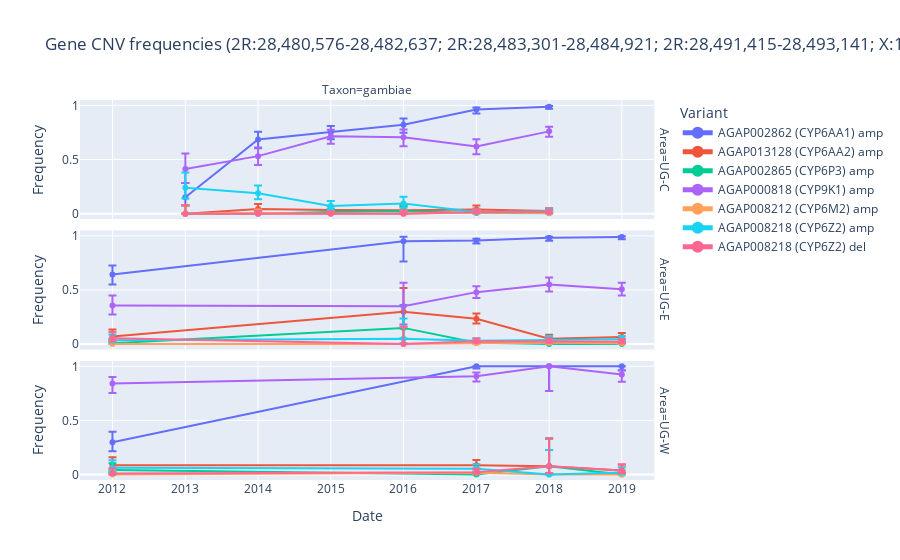

Notebook code for this chart:
### Code cell
# Plot frequency time series.
ag3.plot_frequencies_time_series(
    ds_cyp_cnv_frq,
    height=900,  # need enough height for three sub-plots
)

### Figure 1 — Plotly figure (JSON) as saved in the notebook; plotly's stock layout.template omitted (floating-point values rounded to 4 significant figures)
{"data": [{"customdata": [["2013", "UG-C", "gambiae", 46, "AGAP002862 (CYP6AA1) amp"], ["2014", "UG-C", "gambiae", 143, "AGAP002862 (CYP6AA1) amp"], ["2015", "UG-C", "gambiae", 183, "AGAP002862 (CYP6AA1) amp"], ["2016", "UG-C", "gambiae", 129, "AGAP002862 (CYP6AA1) amp"], ["2017", "UG-C", "gambiae", 187, "AGAP002862 (CYP6AA1) amp"], ["2018", "UG-C", "gambiae", 317, "AGAP002862 (CYP6AA1) amp"]], "error_y": {"array": [0.1301, 0.07042, 0.05674, 0.05645, 0.01918, 0.007701], "arrayminus": [0.07645, 0.08012, 0.06719, 0.07505, 0.03781, 0.01937]}, "hovertemplate": "<b>%{hovertext}</b><br><br>Area=%{customdata[1]}<br>Taxon=%{customdata[2]}<br>Frequency=%{y:.0%}<br>Period=%{customdata[0]}<br>Sample size=%{customdata[3]}<extra></extra>", "hovertext": ["AGAP002862 (CYP6AA1) amp", "AGAP002862 (CYP6AA1) amp", "AGAP002862 (CYP6AA1) amp", "AGAP002862 (CYP6AA1) amp", "AGAP002862 (CYP6AA1) amp", "AGAP002862 (CYP6AA1) amp"], "legendgroup": "AGAP002862 (CYP6AA1) amp", "line": {"color": "#636efa", "dash": "solid"}, "marker": {"symbol": "circle"}, "mode": "lines+markers", "name": "AGAP002862 (CYP6AA1) amp", "orientation": "v", "showlegend": true, "type": "scatter", "x": ["2013-01-01T00:00:00", "2014-01-01T00:00:00", "2015-01-01T00:00:00", "2016-01-01T00:00:00", "2017-01-01T00:00:00", "2018-01-01T00:00:00"], "xaxis": "x3", "y": [0.1522, 0.6853, 0.7541, 0.8217, 0.9626, 0.9874], "yaxis": "y3"}, {"customdata": [["2012", "UG-E", "gambiae", 112, "AGAP002862 (CYP6AA1) amp"], ["2016", "UG-E", "gambiae", 20, "AGAP002862 (CYP6AA1) amp"], ["2017", "UG-E", "gambiae", 329, "AGAP002862 (CYP6AA1) amp"], ["2018", "UG-E", "gambiae", 223, "AGAP002862 (CYP6AA1) amp"], ["2019", "UG-E", "gambiae", 272, "AGAP002862 (CYP6AA1) amp"]], "error_y": {"array": [0.08265, 0.04112, 0.01704, 0.01094, 0.007271], "arrayminus": [0.09212, 0.1861, 0.0276, 0.02727, 0.02089]}, "hovertemplate": "<b>%{hovertext}</b><br><br>Area=%{customdata[1]}<br>Taxon=%{customdata[2]}<br>Frequency=%{y:.0%}<br>Period=%{customdata[0]}<br>Sample size=%{customdata[3]}<extra></extra>", "hovertext": ["AGAP002862 (CYP6AA1) amp", "AGAP002862 (CYP6AA1) amp", "AGAP002862 (CYP6AA1) amp", "AGAP002862 (CYP6AA1) amp", "AGAP002862 (CYP6AA1) amp"], "legendgroup": "AGAP002862 (CYP6AA1) amp", "line": {"color": "#636efa", "dash": "solid"}, "marker": {"symbol": "circle"}, "mode": "lines+markers", "name": "AGAP002862 (CYP6AA1) amp", "orientation": "v", "showlegend": false, "type": "scatter", "x": ["2012-01-01T00:00:00", "2016-01-01T00:00:00", "2017-01-01T00:00:00", "2018-01-01T00:00:00", "2019-01-01T00:00:00"], "xaxis": "x2", "y": [0.6429, 0.95, 0.9574, 0.9821, 0.989], "yaxis": "y2"}, {"customdata": [["2012", "UG-W", "gambiae", 94, "AGAP002862 (CYP6AA1) amp"], ["2017", "UG-W", "gambiae", 188, "AGAP002862 (CYP6AA1) amp"], ["2018", "UG-W", "gambiae", 13, "AGAP002862 (CYP6AA1) amp"], ["2019", "UG-W", "gambiae", 105, "AGAP002862 (CYP6AA1) amp"]], "error_y": {"array": [0.0989, 0, 0, 0], "arrayminus": [0.08303, 0.02002, 0.2281, 0.03529]}, "hovertemplate": "<b>%{hovertext}</b><br><br>Area=%{customdata[1]}<br>Taxon=%{customdata[2]}<br>Frequency=%{y:.0%}<br>Period=%{customdata[0]}<br>Sample size=%{customdata[3]}<extra></extra>", "hovertext": ["AGAP002862 (CYP6AA1) amp", "AGAP002862 (CYP6AA1) amp", "AGAP002862 (CYP6AA1) amp", "AGAP002862 (CYP6AA1) amp"], "legendgroup": "AGAP002862 (CYP6AA1) amp", "line": {"color": "#636efa", "dash": "solid"}, "marker": {"symbol": "circle"}, "mode": "lines+markers", "name": "AGAP002862 (CYP6AA1) amp", "orientation": "v", "showlegend": false, "type": "scatter", "x": ["2012-01-01T00:00:00", "2017-01-01T00:00:00", "2018-01-01T00:00:00", "2019-01-01T00:00:00"], "xaxis": "x", "y": [0.2979, 1, 1, 1], "yaxis": "y"}, {"customdata": [["2013", "UG-C", "gambiae", 46, "AGAP013128 (CYP6AA2) amp"], ["2014", "UG-C", "gambiae", 143, "AGAP013128 (CYP6AA2) amp"], ["2015", "UG-C", "gambiae", 183, "AGAP013128 (CYP6AA2) amp"], ["2016", "UG-C", "gambiae", 129, "AGAP013128 (CYP6AA2) amp"], ["2017", "UG-C", "gambiae", 187, "AGAP013128 (CYP6AA2) amp"], ["2018", "UG-C", "gambiae", 317, "AGAP013128 (CYP6AA2) amp"]], "error_y": {"array": [0.07707, 0.04655, 0.03689, 0.04601, 0.03781, 0.02376], "arrayminus": [0, 0.02259, 0.01768, 0.01888, 0.01918, 0.01239]}, "hovertemplate": "<b>%{hovertext}</b><br><br>Area=%{customdata[1]}<br>Taxon=%{customdata[2]}<br>Frequency=%{y:.0%}<br>Period=%{customdata[0]}<br>Sample size=%{customdata[3]}<extra></extra>", "hovertext": ["AGAP013128 (CYP6AA2) amp", "AGAP013128 (CYP6AA2) amp", "AGAP013128 (CYP6AA2) amp", "AGAP013128 (CYP6AA2) amp", "AGAP013128 (CYP6AA2) amp", "AGAP013128 (CYP6AA2) amp"], "legendgroup": "AGAP013128 (CYP6AA2) amp", "line": {"color": "#EF553B", "dash": "solid"}, "marker": {"symbol": "circle"}, "mode": "lines+markers", "name": "AGAP013128 (CYP6AA2) amp", "orientation": "v", "showlegend": true, "type": "scatter", "x": ["2013-01-01T00:00:00", "2014-01-01T00:00:00", "2015-01-01T00:00:00", "2016-01-01T00:00:00", "2017-01-01T00:00:00", "2018-01-01T00:00:00"], "xaxis": "x3", "y": [0, 0.04196, 0.03279, 0.03101, 0.03743, 0.02524], "yaxis": "y3"}, {"customdata": [["2012", "UG-E", "gambiae", 112, "AGAP013128 (CYP6AA2) amp"], ["2016", "UG-E", "gambiae", 20, "AGAP013128 (CYP6AA2) amp"], ["2017", "UG-E", "gambiae", 329, "AGAP013128 (CYP6AA2) amp"], ["2018", "UG-E", "gambiae", 223, "AGAP013128 (CYP6AA2) amp"], ["2019", "UG-E", "gambiae", 272, "AGAP013128 (CYP6AA2) amp"]], "error_y": {"array": [0.06322, 0.219, 0.04866, 0.03683, 0.03599], "arrayminus": [0.03479, 0.1545, 0.04252, 0.02156, 0.02391]}, "hovertemplate": "<b>%{hovertext}</b><br><br>Area=%{customdata[1]}<br>Taxon=%{customdata[2]}<br>Frequency=%{y:.0%}<br>Period=%{customdata[0]}<br>Sample size=%{customdata[3]}<extra></extra>", "hovertext": ["AGAP013128 (CYP6AA2) amp", "AGAP013128 (CYP6AA2) amp", "AGAP013128 (CYP6AA2) amp", "AGAP013128 (CYP6AA2) amp", "AGAP013128 (CYP6AA2) amp"], "legendgroup": "AGAP013128 (CYP6AA2) amp", "line": {"color": "#EF553B", "dash": "solid"}, "marker": {"symbol": "circle"}, "mode": "lines+markers", "name": "AGAP013128 (CYP6AA2) amp", "orientation": "v", "showlegend": false, "type": "scatter", "x": ["2012-01-01T00:00:00", "2016-01-01T00:00:00", "2017-01-01T00:00:00", "2018-01-01T00:00:00", "2019-01-01T00:00:00"], "xaxis": "x2", "y": [0.07143, 0.3, 0.234, 0.04933, 0.06618], "yaxis": "y2"}, {"customdata": [["2012", "UG-W", "gambiae", 94, "AGAP013128 (CYP6AA2) amp"], ["2017", "UG-W", "gambiae", 188, "AGAP013128 (CYP6AA2) amp"], ["2018", "UG-W", "gambiae", 13, "AGAP013128 (CYP6AA2) amp"], ["2019", "UG-W", "gambiae", 105, "AGAP013128 (CYP6AA2) amp"]], "error_y": {"array": [0.07393, 0.04866, 0.2562, 0.05579], "arrayminus": [0.04135, 0.03204, 0.06321, 0.02318]}, "hovertemplate": "<b>%{hovertext}</b><br><br>Area=%{customdata[1]}<br>Taxon=%{customdata[2]}<br>Frequency=%{y:.0%}<br>Period=%{customdata[0]}<br>Sample size=%{customdata[3]}<extra></extra>", "hovertext": ["AGAP013128 (CYP6AA2) amp", "AGAP013128 (CYP6AA2) amp", "AGAP013128 (CYP6AA2) amp", "AGAP013128 (CYP6AA2) amp"], "legendgroup": "AGAP013128 (CYP6AA2) amp", "line": {"color": "#EF553B", "dash": "solid"}, "marker": {"symbol": "circle"}, "mode": "lines+markers", "name": "AGAP013128 (CYP6AA2) amp", "orientation": "v", "showlegend": false, "type": "scatter", "x": ["2012-01-01T00:00:00", "2017-01-01T00:00:00", "2018-01-01T00:00:00", "2019-01-01T00:00:00"], "xaxis": "x", "y": [0.08511, 0.08511, 0.07692, 0.0381], "yaxis": "y"}, {"customdata": [["2013", "UG-C", "gambiae", 46, "AGAP002865 (CYP6P3) amp"], ["2014", "UG-C", "gambiae", 143, "AGAP002865 (CYP6P3) amp"], ["2015", "UG-C", "gambiae", 183, "AGAP002865 (CYP6P3) amp"], ["2016", "UG-C", "gambiae", 129, "AGAP002865 (CYP6P3) amp"], ["2017", "UG-C", "gambiae", 187, "AGAP002865 (CYP6P3) amp"], ["2018", "UG-C", "gambiae", 317, "AGAP002865 (CYP6P3) amp"]], "error_y": {"array": [0.07707, 0.02616, 0.03069, 0.04289, 0.02432, 0.0145], "arrayminus": [0, 0, 0.0108, 0.01532, 0.004403, 0.002597]}, "hovertemplate": "<b>%{hovertext}</b><br><br>Area=%{customdata[1]}<br>Taxon=%{customdata[2]}<br>Frequency=%{y:.0%}<br>Period=%{customdata[0]}<br>Sample size=%{customdata[3]}<extra></extra>", "hovertext": ["AGAP002865 (CYP6P3) amp", "AGAP002865 (CYP6P3) amp", "AGAP002865 (CYP6P3) amp", "AGAP002865 (CYP6P3) amp", "AGAP002865 (CYP6P3) amp", "AGAP002865 (CYP6P3) amp"], "legendgroup": "AGAP002865 (CYP6P3) amp", "line": {"color": "#00cc96", "dash": "solid"}, "marker": {"symbol": "circle"}, "mode": "lines+markers", "name": "AGAP002865 (CYP6P3) amp", "orientation": "v", "showlegend": true, "type": "scatter", "x": ["2013-01-01T00:00:00", "2014-01-01T00:00:00", "2015-01-01T00:00:00", "2016-01-01T00:00:00", "2017-01-01T00:00:00", "2018-01-01T00:00:00"], "xaxis": "x3", "y": [0, 0, 0.01639, 0.02326, 0.005348, 0.003155], "yaxis": "y3"}, {"customdata": [["2012", "UG-E", "gambiae", 112, "AGAP002865 (CYP6P3) amp"], ["2016", "UG-E", "gambiae", 20, "AGAP002865 (CYP6P3) amp"], ["2017", "UG-E", "gambiae", 329, "AGAP002865 (CYP6P3) amp"], ["2018", "UG-E", "gambiae", 223, "AGAP002865 (CYP6P3) amp"], ["2019", "UG-E", "gambiae", 272, "AGAP002865 (CYP6P3) amp"]], "error_y": {"array": [0.03992, 0.2104, 0.01868, 0.01693, 0.01393], "arrayminus": [0.007351, 0.09763, 0.00742, 0, 0]}, "hovertemplate": "<b>%{hovertext}</b><br><br>Area=%{customdata[1]}<br>Taxon=%{customdata[2]}<br>Frequency=%{y:.0%}<br>Period=%{customdata[0]}<br>Sample size=%{customdata[3]}<extra></extra>", "hovertext": ["AGAP002865 (CYP6P3) amp", "AGAP002865 (CYP6P3) amp", "AGAP002865 (CYP6P3) amp", "AGAP002865 (CYP6P3) amp", "AGAP002865 (CYP6P3) amp"], "legendgroup": "AGAP002865 (CYP6P3) amp", "line": {"color": "#00cc96", "dash": "solid"}, "marker": {"symbol": "circle"}, "mode": "lines+markers", "name": "AGAP002865 (CYP6P3) amp", "orientation": "v", "showlegend": false, "type": "scatter", "x": ["2012-01-01T00:00:00", "2016-01-01T00:00:00", "2017-01-01T00:00:00", "2018-01-01T00:00:00", "2019-01-01T00:00:00"], "xaxis": "x2", "y": [0.008929, 0.15, 0.01216, 0, 0], "yaxis": "y2"}, {"customdata": [["2012", "UG-W", "gambiae", 94, "AGAP002865 (CYP6P3) amp"], ["2017", "UG-W", "gambiae", 188, "AGAP002865 (CYP6P3) amp"], ["2018", "UG-W", "gambiae", 13, "AGAP002865 (CYP6P3) amp"], ["2019", "UG-W", "gambiae", 105, "AGAP002865 (CYP6P3) amp"]], "error_y": {"array": [0.0618, 0.02002, 0.2562, 0.03529], "arrayminus": [0.02588, 0, 0.06321, 0]}, "hovertemplate": "<b>%{hovertext}</b><br><br>Area=%{customdata[1]}<br>Taxon=%{customdata[2]}<br>Frequency=%{y:.0%}<br>Period=%{customdata[0]}<br>Sample size=%{customdata[3]}<extra></extra>", "hovertext": ["AGAP002865 (CYP6P3) amp", "AGAP002865 (CYP6P3) amp", "AGAP002865 (CYP6P3) amp", "AGAP002865 (CYP6P3) amp"], "legendgroup": "AGAP002865 (CYP6P3) amp", "line": {"color": "#00cc96", "dash": "solid"}, "marker": {"symbol": "circle"}, "mode": "lines+markers", "name": "AGAP002865 (CYP6P3) amp", "orientation": "v", "showlegend": false, "type": "scatter", "x": ["2012-01-01T00:00:00", "2017-01-01T00:00:00", "2018-01-01T00:00:00", "2019-01-01T00:00:00"], "xaxis": "x", "y": [0.04255, 0, 0.07692, 0], "yaxis": "y"}, {"customdata": [["2013", "UG-C", "gambiae", 46, "AGAP000818 (CYP9K1) amp"], ["2014", "UG-C", "gambiae", 143, "AGAP000818 (CYP9K1) amp"], ["2015", "UG-C", "gambiae", 183, "AGAP000818 (CYP9K1) amp"], ["2016", "UG-C", "gambiae", 129, "AGAP000818 (CYP9K1) amp"], ["2017", "UG-C", "gambiae", 187, "AGAP000818 (CYP9K1) amp"], ["2018", "UG-C", "gambiae", 317, "AGAP000818 (CYP9K1) amp"]], "error_y": {"array": [0.1436, 0.07989, 0.06038, 0.07181, 0.06647, 0.0437], "arrayminus": [0.1302, 0.08154, 0.06926, 0.08369, 0.07132, 0.04994]}, "hovertemplate": "<b>%{hovertext}</b><br><br>Area=%{customdata[1]}<br>Taxon=%{customdata[2]}<br>Frequency=%{y:.0%}<br>Period=%{customdata[0]}<br>Sample size=%{customdata[3]}<extra></extra>", "hovertext": ["AGAP000818 (CYP9K1) amp", "AGAP000818 (CYP9K1) amp", "AGAP000818 (CYP9K1) amp", "AGAP000818 (CYP9K1) amp", "AGAP000818 (CYP9K1) amp", "AGAP000818 (CYP9K1) amp"], "legendgroup": "AGAP000818 (CYP9K1) amp", "line": {"color": "#ab63fa", "dash": "solid"}, "marker": {"symbol": "circle"}, "mode": "lines+markers", "name": "AGAP000818 (CYP9K1) amp", "orientation": "v", "showlegend": true, "type": "scatter", "x": ["2013-01-01T00:00:00", "2014-01-01T00:00:00", "2015-01-01T00:00:00", "2016-01-01T00:00:00", "2017-01-01T00:00:00", "2018-01-01T00:00:00"], "xaxis": "x3", "y": [0.413, 0.5315, 0.7158, 0.7054, 0.6203, 0.7603], "yaxis": "y3"}, {"customdata": [["2012", "UG-E", "gambiae", 112, "AGAP000818 (CYP9K1) amp"], ["2016", "UG-E", "gambiae", 20, "AGAP000818 (CYP9K1) amp"], ["2017", "UG-E", "gambiae", 329, "AGAP000818 (CYP9K1) amp"], ["2018", "UG-E", "gambiae", 223, "AGAP000818 (CYP9K1) amp"], ["2019", "UG-E", "gambiae", 272, "AGAP000818 (CYP9K1) amp"]], "error_y": {"array": [0.09212, 0.2171, 0.0539, 0.06385, 0.0589], "arrayminus": [0.08265, 0.1688, 0.05345, 0.0656, 0.0591]}, "hovertemplate": "<b>%{hovertext}</b><br><br>Area=%{customdata[1]}<br>Taxon=%{customdata[2]}<br>Frequency=%{y:.0%}<br>Period=%{customdata[0]}<br>Sample size=%{customdata[3]}<extra></extra>", "hovertext": ["AGAP000818 (CYP9K1) amp", "AGAP000818 (CYP9K1) amp", "AGAP000818 (CYP9K1) amp", "AGAP000818 (CYP9K1) amp", "AGAP000818 (CYP9K1) amp"], "legendgroup": "AGAP000818 (CYP9K1) amp", "line": {"color": "#ab63fa", "dash": "solid"}, "marker": {"symbol": "circle"}, "mode": "lines+markers", "name": "AGAP000818 (CYP9K1) amp", "orientation": "v", "showlegend": false, "type": "scatter", "x": ["2012-01-01T00:00:00", "2016-01-01T00:00:00", "2017-01-01T00:00:00", "2018-01-01T00:00:00", "2019-01-01T00:00:00"], "xaxis": "x2", "y": [0.3571, 0.35, 0.4802, 0.5516, 0.5074], "yaxis": "y2"}, {"customdata": [["2012", "UG-W", "gambiae", 94, "AGAP000818 (CYP9K1) amp"], ["2017", "UG-W", "gambiae", 188, "AGAP000818 (CYP9K1) amp"], ["2018", "UG-W", "gambiae", 13, "AGAP000818 (CYP9K1) amp"], ["2019", "UG-W", "gambiae", 105, "AGAP000818 (CYP9K1) amp"]], "error_y": {"array": [0.06042, 0.0332, 0, 0.03708], "arrayminus": [0.08715, 0.0496, 0.2281, 0.067]}, "hovertemplate": "<b>%{hovertext}</b><br><br>Area=%{customdata[1]}<br>Taxon=%{customdata[2]}<br>Frequency=%{y:.0%}<br>Period=%{customdata[0]}<br>Sample size=%{customdata[3]}<extra></extra>", "hovertext": ["AGAP000818 (CYP9K1) amp", "AGAP000818 (CYP9K1) amp", "AGAP000818 (CYP9K1) amp", "AGAP000818 (CYP9K1) amp"], "legendgroup": "AGAP000818 (CYP9K1) amp", "line": {"color": "#ab63fa", "dash": "solid"}, "marker": {"symbol": "circle"}, "mode": "lines+markers", "name": "AGAP000818 (CYP9K1) amp", "orientation": "v", "showlegend": false, "type": "scatter", "x": ["2012-01-01T00:00:00", "2017-01-01T00:00:00", "2018-01-01T00:00:00", "2019-01-01T00:00:00"], "xaxis": "x", "y": [0.8404, 0.9096, 1, 0.9238], "yaxis": "y"}, {"customdata": [["2013", "UG-C", "gambiae", 46, "AGAP008212 (CYP6M2) amp"], ["2014", "UG-C", "gambiae", 143, "AGAP008212 (CYP6M2) amp"], ["2015", "UG-C", "gambiae", 183, "AGAP008212 (CYP6M2) amp"], ["2016", "UG-C", "gambiae", 129, "AGAP008212 (CYP6M2) amp"], ["2017", "UG-C", "gambiae", 187, "AGAP008212 (CYP6M2) amp"], ["2018", "UG-C", "gambiae", 317, "AGAP008212 (CYP6M2) amp"]], "error_y": {"array": [0.07707, 0.03155, 0.02056, 0.02892, 0.02746, 0.0164], "arrayminus": [0, 0.005758, 0, 0, 0.007757, 0.004577]}, "hovertemplate": "<b>%{hovertext}</b><br><br>Area=%{customdata[1]}<br>Taxon=%{customdata[2]}<br>Frequency=%{y:.0%}<br>Period=%{customdata[0]}<br>Sample size=%{customdata[3]}<extra></extra>", "hovertext": ["AGAP008212 (CYP6M2) amp", "AGAP008212 (CYP6M2) amp", "AGAP008212 (CYP6M2) amp", "AGAP008212 (CYP6M2) amp", "AGAP008212 (CYP6M2) amp", "AGAP008212 (CYP6M2) amp"], "legendgroup": "AGAP008212 (CYP6M2) amp", "line": {"color": "#FFA15A", "dash": "solid"}, "marker": {"symbol": "circle"}, "mode": "lines+markers", "name": "AGAP008212 (CYP6M2) amp", "orientation": "v", "showlegend": true, "type": "scatter", "x": ["2013-01-01T00:00:00", "2014-01-01T00:00:00", "2015-01-01T00:00:00", "2016-01-01T00:00:00", "2017-01-01T00:00:00", "2018-01-01T00:00:00"], "xaxis": "x3", "y": [0, 0.006993, 0, 0, 0.0107, 0.006309], "yaxis": "y3"}, {"customdata": [["2012", "UG-E", "gambiae", 112, "AGAP008212 (CYP6M2) amp"], ["2016", "UG-E", "gambiae", 20, "AGAP008212 (CYP6M2) amp"], ["2017", "UG-E", "gambiae", 329, "AGAP008212 (CYP6M2) amp"], ["2018", "UG-E", "gambiae", 223, "AGAP008212 (CYP6M2) amp"], ["2019", "UG-E", "gambiae", 272, "AGAP008212 (CYP6M2) amp"]], "error_y": {"array": [0.03316, 0.1611, 0.01734, 0.02535, 0.01906], "arrayminus": [-3.469e-18, 0, 0.006013, 0.008867, 0.005334]}, "hovertemplate": "<b>%{hovertext}</b><br><br>Area=%{customdata[1]}<br>Taxon=%{customdata[2]}<br>Frequency=%{y:.0%}<br>Period=%{customdata[0]}<br>Sample size=%{customdata[3]}<extra></extra>", "hovertext": ["AGAP008212 (CYP6M2) amp", "AGAP008212 (CYP6M2) amp", "AGAP008212 (CYP6M2) amp", "AGAP008212 (CYP6M2) amp", "AGAP008212 (CYP6M2) amp"], "legendgroup": "AGAP008212 (CYP6M2) amp", "line": {"color": "#FFA15A", "dash": "solid"}, "marker": {"symbol": "circle"}, "mode": "lines+markers", "name": "AGAP008212 (CYP6M2) amp", "orientation": "v", "showlegend": false, "type": "scatter", "x": ["2012-01-01T00:00:00", "2016-01-01T00:00:00", "2017-01-01T00:00:00", "2018-01-01T00:00:00", "2019-01-01T00:00:00"], "xaxis": "x2", "y": [0, 0, 0.009119, 0.01345, 0.007353], "yaxis": "y2"}, {"customdata": [["2012", "UG-W", "gambiae", 94, "AGAP008212 (CYP6M2) amp"], ["2017", "UG-W", "gambiae", 188, "AGAP008212 (CYP6M2) amp"], ["2018", "UG-W", "gambiae", 13, "AGAP008212 (CYP6M2) amp"], ["2019", "UG-W", "gambiae", 105, "AGAP008212 (CYP6M2) amp"]], "error_y": {"array": [0.03926, 0.0299, 0.2281, 0.03529], "arrayminus": [0, 0.01052, 0, 0]}, "hovertemplate": "<b>%{hovertext}</b><br><br>Area=%{customdata[1]}<br>Taxon=%{customdata[2]}<br>Frequency=%{y:.0%}<br>Period=%{customdata[0]}<br>Sample size=%{customdata[3]}<extra></extra>", "hovertext": ["AGAP008212 (CYP6M2) amp", "AGAP008212 (CYP6M2) amp", "AGAP008212 (CYP6M2) amp", "AGAP008212 (CYP6M2) amp"], "legendgroup": "AGAP008212 (CYP6M2) amp", "line": {"color": "#FFA15A", "dash": "solid"}, "marker": {"symbol": "circle"}, "mode": "lines+markers", "name": "AGAP008212 (CYP6M2) amp", "orientation": "v", "showlegend": false, "type": "scatter", "x": ["2012-01-01T00:00:00", "2017-01-01T00:00:00", "2018-01-01T00:00:00", "2019-01-01T00:00:00"], "xaxis": "x", "y": [0, 0.01596, 0, 0], "yaxis": "y"}, {"customdata": [["2013", "UG-C", "gambiae", 46, "AGAP008218 (CYP6Z2) amp"], ["2014", "UG-C", "gambiae", 143, "AGAP008218 (CYP6Z2) amp"], ["2015", "UG-C", "gambiae", 183, "AGAP008218 (CYP6Z2) amp"], ["2016", "UG-C", "gambiae", 129, "AGAP008218 (CYP6Z2) amp"], ["2017", "UG-C", "gambiae", 187, "AGAP008218 (CYP6Z2) amp"], ["2018", "UG-C", "gambiae", 317, "AGAP008218 (CYP6Z2) amp"]], "error_y": {"array": [0.1402, 0.07196, 0.0467, 0.06255, 0.03006, 0.02279], "arrayminus": [0.1, 0.05568, 0.02906, 0.03901, 0.01057, 0.01135]}, "hovertemplate": "<b>%{hovertext}</b><br><br>Area=%{customdata[1]}<br>Taxon=%{customdata[2]}<br>Frequency=%{y:.0%}<br>Period=%{customdata[0]}<br>Sample size=%{customdata[3]}<extra></extra>", "hovertext": ["AGAP008218 (CYP6Z2) amp", "AGAP008218 (CYP6Z2) amp", "AGAP008218 (CYP6Z2) amp", "AGAP008218 (CYP6Z2) amp", "AGAP008218 (CYP6Z2) amp", "AGAP008218 (CYP6Z2) amp"], "legendgroup": "AGAP008218 (CYP6Z2) amp", "line": {"color": "#19d3f3", "dash": "solid"}, "marker": {"symbol": "circle"}, "mode": "lines+markers", "name": "AGAP008218 (CYP6Z2) amp", "orientation": "v", "showlegend": true, "type": "scatter", "x": ["2013-01-01T00:00:00", "2014-01-01T00:00:00", "2015-01-01T00:00:00", "2016-01-01T00:00:00", "2017-01-01T00:00:00", "2018-01-01T00:00:00"], "xaxis": "x3", "y": [0.2391, 0.1888, 0.07104, 0.09302, 0.01604, 0.02208], "yaxis": "y3"}, {"customdata": [["2012", "UG-E", "gambiae", 112, "AGAP008218 (CYP6Z2) amp"], ["2016", "UG-E", "gambiae", 20, "AGAP008218 (CYP6Z2) amp"], ["2017", "UG-E", "gambiae", 329, "AGAP008218 (CYP6Z2) amp"], ["2018", "UG-E", "gambiae", 223, "AGAP008218 (CYP6Z2) amp"], ["2019", "UG-E", "gambiae", 272, "AGAP008218 (CYP6Z2) amp"]], "error_y": {"array": [0.05253, 0.1861, 0.02464, 0.03455, 0.0314], "arrayminus": [0.02174, 0.04112, 0.0138, 0.01898, 0.0187]}, "hovertemplate": "<b>%{hovertext}</b><br><br>Area=%{customdata[1]}<br>Taxon=%{customdata[2]}<br>Frequency=%{y:.0%}<br>Period=%{customdata[0]}<br>Sample size=%{customdata[3]}<extra></extra>", "hovertext": ["AGAP008218 (CYP6Z2) amp", "AGAP008218 (CYP6Z2) amp", "AGAP008218 (CYP6Z2) amp", "AGAP008218 (CYP6Z2) amp", "AGAP008218 (CYP6Z2) amp"], "legendgroup": "AGAP008218 (CYP6Z2) amp", "line": {"color": "#19d3f3", "dash": "solid"}, "marker": {"symbol": "circle"}, "mode": "lines+markers", "name": "AGAP008218 (CYP6Z2) amp", "orientation": "v", "showlegend": false, "type": "scatter", "x": ["2012-01-01T00:00:00", "2016-01-01T00:00:00", "2017-01-01T00:00:00", "2018-01-01T00:00:00", "2019-01-01T00:00:00"], "xaxis": "x2", "y": [0.03571, 0.05, 0.0304, 0.04036, 0.04412], "yaxis": "y2"}, {"customdata": [["2012", "UG-W", "gambiae", 94, "AGAP008218 (CYP6Z2) amp"], ["2017", "UG-W", "gambiae", 188, "AGAP008218 (CYP6Z2) amp"], ["2018", "UG-W", "gambiae", 13, "AGAP008218 (CYP6Z2) amp"], ["2019", "UG-W", "gambiae", 105, "AGAP008218 (CYP6Z2) amp"]], "error_y": {"array": [0.0685, 0.04194, 0.2281, 0.04776], "arrayminus": [0.03425, 0.02405, 0, 0.01381]}, "hovertemplate": "<b>%{hovertext}</b><br><br>Area=%{customdata[1]}<br>Taxon=%{customdata[2]}<br>Frequency=%{y:.0%}<br>Period=%{customdata[0]}<br>Sample size=%{customdata[3]}<extra></extra>", "hovertext": ["AGAP008218 (CYP6Z2) amp", "AGAP008218 (CYP6Z2) amp", "AGAP008218 (CYP6Z2) amp", "AGAP008218 (CYP6Z2) amp"], "legendgroup": "AGAP008218 (CYP6Z2) amp", "line": {"color": "#19d3f3", "dash": "solid"}, "marker": {"symbol": "circle"}, "mode": "lines+markers", "name": "AGAP008218 (CYP6Z2) amp", "orientation": "v", "showlegend": false, "type": "scatter", "x": ["2012-01-01T00:00:00", "2017-01-01T00:00:00", "2018-01-01T00:00:00", "2019-01-01T00:00:00"], "xaxis": "x", "y": [0.06383, 0.05319, 0, 0.01905], "yaxis": "y"}, {"customdata": [["2013", "UG-C", "gambiae", 46, "AGAP008218 (CYP6Z2) del"], ["2014", "UG-C", "gambiae", 143, "AGAP008218 (CYP6Z2) del"], ["2015", "UG-C", "gambiae", 183, "AGAP008218 (CYP6Z2) del"], ["2016", "UG-C", "gambiae", 129, "AGAP008218 (CYP6Z2) del"], ["2017", "UG-C", "gambiae", 187, "AGAP008218 (CYP6Z2) del"], ["2018", "UG-C", "gambiae", 317, "AGAP008218 (CYP6Z2) del"]], "error_y": {"array": [0.07707, 0.02616, 0.02056, 0.02892, 0.03006, 0.02061], "arrayminus": [0, 0, 0, 0, 0.01057, 0.009017]}, "hovertemplate": "<b>%{hovertext}</b><br><br>Area=%{customdata[1]}<br>Taxon=%{customdata[2]}<br>Frequency=%{y:.0%}<br>Period=%{customdata[0]}<br>Sample size=%{customdata[3]}<extra></extra>", "hovertext": ["AGAP008218 (CYP6Z2) del", "AGAP008218 (CYP6Z2) del", "AGAP008218 (CYP6Z2) del", "AGAP008218 (CYP6Z2) del", "AGAP008218 (CYP6Z2) del", "AGAP008218 (CYP6Z2) del"], "legendgroup": "AGAP008218 (CYP6Z2) del", "line": {"color": "#FF6692", "dash": "solid"}, "marker": {"symbol": "circle"}, "mode": "lines+markers", "name": "AGAP008218 (CYP6Z2) del", "orientation": "v", "showlegend": true, "type": "scatter", "x": ["2013-01-01T00:00:00", "2014-01-01T00:00:00", "2015-01-01T00:00:00", "2016-01-01T00:00:00", "2017-01-01T00:00:00", "2018-01-01T00:00:00"], "xaxis": "x3", "y": [0, 0, 0, 0, 0.01604, 0.01577], "yaxis": "y3"}, {"customdata": [["2012", "UG-E", "gambiae", 112, "AGAP008218 (CYP6Z2) del"], ["2016", "UG-E", "gambiae", 20, "AGAP008218 (CYP6Z2) del"], ["2017", "UG-E", "gambiae", 329, "AGAP008218 (CYP6Z2) del"], ["2018", "UG-E", "gambiae", 223, "AGAP008218 (CYP6Z2) del"], ["2019", "UG-E", "gambiae", 272, "AGAP008218 (CYP6Z2) del"]], "error_y": {"array": [0.0584, 0.1611, 0.02381, 0.03054, 0.02522], "arrayminus": [0.02879, 0, 0.0129, 0.01452, 0.01191]}, "hovertemplate": "<b>%{hovertext}</b><br><br>Area=%{customdata[1]}<br>Taxon=%{customdata[2]}<br>Frequency=%{y:.0%}<br>Period=%{customdata[0]}<br>Sample size=%{customdata[3]}<extra></extra>", "hovertext": ["AGAP008218 (CYP6Z2) del", "AGAP008218 (CYP6Z2) del", "AGAP008218 (CYP6Z2) del", "AGAP008218 (CYP6Z2) del", "AGAP008218 (CYP6Z2) del"], "legendgroup": "AGAP008218 (CYP6Z2) del", "line": {"color": "#FF6692", "dash": "solid"}, "marker": {"symbol": "circle"}, "mode": "lines+markers", "name": "AGAP008218 (CYP6Z2) del", "orientation": "v", "showlegend": false, "type": "scatter", "x": ["2012-01-01T00:00:00", "2016-01-01T00:00:00", "2017-01-01T00:00:00", "2018-01-01T00:00:00", "2019-01-01T00:00:00"], "xaxis": "x2", "y": [0.05357, 0, 0.02736, 0.02691, 0.02206], "yaxis": "y2"}, {"customdata": [["2012", "UG-W", "gambiae", 94, "AGAP008218 (CYP6Z2) del"], ["2017", "UG-W", "gambiae", 188, "AGAP008218 (CYP6Z2) del"], ["2018", "UG-W", "gambiae", 13, "AGAP008218 (CYP6Z2) del"], ["2019", "UG-W", "gambiae", 105, "AGAP008218 (CYP6Z2) del"]], "error_y": {"array": [0.04718, 0.03214, 0.2562, 0.05579], "arrayminus": [0.008758, 0.01297, 0.06321, 0.02318]}, "hovertemplate": "<b>%{hovertext}</b><br><br>Area=%{customdata[1]}<br>Taxon=%{customdata[2]}<br>Frequency=%{y:.0%}<br>Period=%{customdata[0]}<br>Sample size=%{customdata[3]}<extra></extra>", "hovertext": ["AGAP008218 (CYP6Z2) del", "AGAP008218 (CYP6Z2) del", "AGAP008218 (CYP6Z2) del", "AGAP008218 (CYP6Z2) del"], "legendgroup": "AGAP008218 (CYP6Z2) del", "line": {"color": "#FF6692", "dash": "solid"}, "marker": {"symbol": "circle"}, "mode": "lines+markers", "name": "AGAP008218 (CYP6Z2) del", "orientation": "v", "showlegend": false, "type": "scatter", "x": ["2012-01-01T00:00:00", "2017-01-01T00:00:00", "2018-01-01T00:00:00", "2019-01-01T00:00:00"], "xaxis": "x", "y": [0.01064, 0.02128, 0.07692, 0.0381], "yaxis": "y"}], "layout": {"annotations": [{"font": {}, "showarrow": false, "text": "Taxon=gambiae", "x": 0.49, "xanchor": "center", "xref": "paper", "y": 1.0, "yanchor": "bottom", "yref": "paper"}, {"font": {}, "showarrow": false, "text": "Area=UG-W", "textangle": 90, "x": 0.98, "xanchor": "left", "xref": "paper", "y": 0.1567, "yanchor": "middle", "yref": "paper"}, {"font": {}, "showarrow": false, "text": "Area=UG-E", "textangle": 90, "x": 0.98, "xanchor": "left", "xref": "paper", "y": 0.5, "yanchor": "middle", "yref": "paper"}, {"font": {}, "showarrow": false, "text": "Area=UG-C", "textangle": 90, "x": 0.98, "xanchor": "left", "xref": "paper", "y": 0.8433, "yanchor": "middle", "yref": "paper"}], "autosize": true, "legend": {"itemsizing": "constant", "title": {"text": "Variant"}, "tracegroupgap": 0}, "title": {"text": "Gene CNV frequencies (2R:28,480,576-28,482,637; 2R:28,483,301-28,484,921; 2R:28,491,415-28,493,141; X:15,240,572-15,242,864; 3R:6,928,858-6,930,547; 3R:6,973,779-6,975,563)"}, "xaxis": {"anchor": "y", "autorange": true, "domain": [0, 0.98], "range": ["2011-07-23 21:45:15.738", "2019-06-11 02:14:44.262"], "title": {"text": "Date"}, "type": "date"}, "xaxis2": {"anchor": "y2", "autorange": true, "domain": [0, 0.98], "matches": "x", "range": ["2011-07-23 21:45:15.738", "2019-06-11 02:14:44.262"], "showticklabels": false, "type": "date"}, "xaxis3": {"anchor": "y3", "autorange": true, "domain": [0, 0.98], "matches": "x", "range": ["2011-07-23 21:45:15.738", "2019-06-11 02:14:44.262"], "showticklabels": false, "type": "date"}, "yaxis": {"anchor": "x", "domain": [0, 0.3133], "range": [-0.05, 1.05], "title": {"text": "Frequency"}, "type": "linear"}, "yaxis2": {"anchor": "x2", "domain": [0.3433, 0.6567], "matches": "y", "title": {"text": "Frequency"}, "type": "linear"}, "yaxis3": {"anchor": "x3", "domain": [0.6867, 1.0], "matches": "y", "title": {"text": "Frequency"}, "type": "linear"}}}
